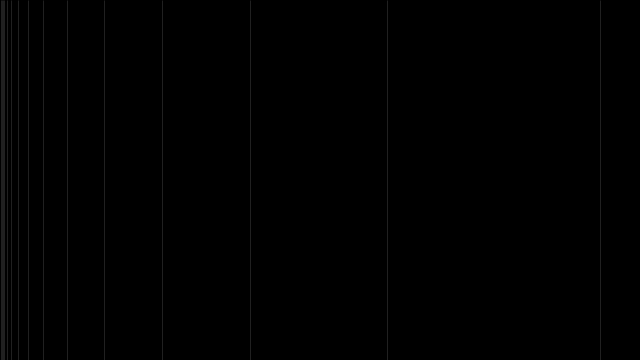
Frame 1 (no input)
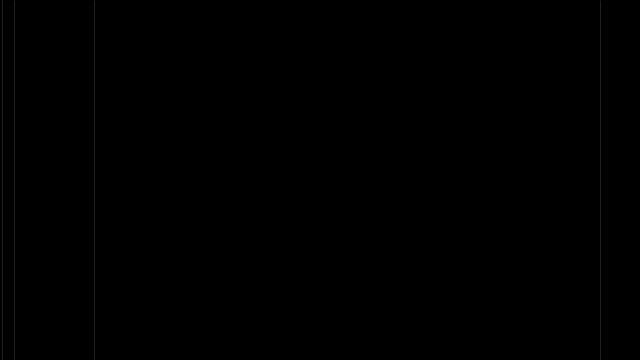
Frame 60 (the mouse pressed at the canvas centre just before this capture)
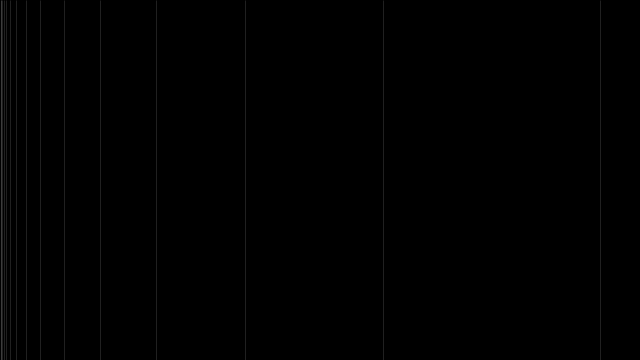
Frame 120 (the mouse held since frame 60 and released just before this capture)

The Processing sketch that drew these frames (run headless with seeded random() and noise(); from frame 60 on, the mouse is pressed at the canvas centre):

// Processing sketch: converging_line
// ── converging_line.pde
float x = 0;
float y = 0;
float weight;

void setup(){
  size(640,360);
}

void draw(){
  
  background(0);
  
  stroke(255);
  strokeWeight(0);
  
  x= 600;
  weight = random(0,1);
  while(x > 1){
    line(x,0,x,height);
    x = x*weight;
    delay(1);
  }
}
